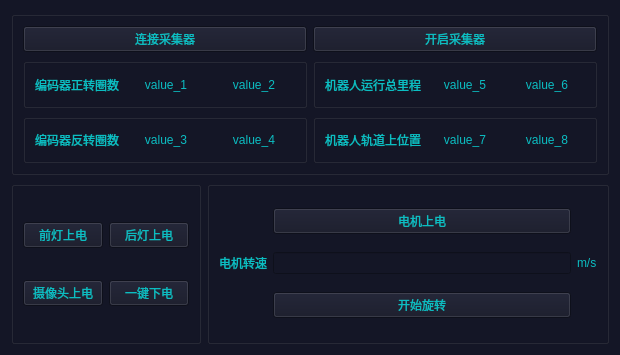
<?xml version="1.0" encoding="UTF-8"?>
<ui version="4.0">
 <class>robot_login</class>
 <widget class="QWidget" name="robot_login">
  <property name="geometry">
   <rect>
    <x>0</x>
    <y>0</y>
    <width>620</width>
    <height>355</height>
   </rect>
  </property>
  <property name="windowTitle">
   <string>机器人登录</string>
  </property>
  <property name="styleSheet">
   <string notr="true">color:#0bbdc2;
background-color:#141626;</string>
  </property>
  <layout class="QGridLayout" name="gridLayout_4">
   <item row="0" column="0" colspan="2">
    <widget class="QGroupBox" name="groupBox">
     <property name="title">
      <string/>
     </property>
     <layout class="QGridLayout" name="gridLayout_8">
      <item row="0" column="0">
       <widget class="QPushButton" name="lianjie_caijiqi">
        <property name="text">
         <string>连接采集器</string>
        </property>
       </widget>
      </item>
      <item row="0" column="1">
       <widget class="QPushButton" name="kaiqi_caijiqi">
        <property name="text">
         <string>开启采集器</string>
        </property>
       </widget>
      </item>
      <item row="1" column="0">
       <widget class="QGroupBox" name="groupBox_4">
        <property name="title">
         <string/>
        </property>
        <layout class="QGridLayout" name="gridLayout">
         <item row="0" column="0">
          <widget class="QLabel" name="label_2">
           <property name="text">
            <string>编码器正转圈数</string>
           </property>
           <property name="alignment">
            <set>Qt::AlignCenter</set>
           </property>
          </widget>
         </item>
         <item row="0" column="1">
          <widget class="QLabel" name="wendu_1">
           <property name="text">
            <string>value_1</string>
           </property>
           <property name="alignment">
            <set>Qt::AlignCenter</set>
           </property>
          </widget>
         </item>
         <item row="0" column="2">
          <widget class="QLabel" name="wendu_2">
           <property name="text">
            <string>value_2</string>
           </property>
           <property name="alignment">
            <set>Qt::AlignCenter</set>
           </property>
          </widget>
         </item>
        </layout>
       </widget>
      </item>
      <item row="1" column="1">
       <widget class="QGroupBox" name="groupBox_5">
        <property name="title">
         <string/>
        </property>
        <layout class="QGridLayout" name="gridLayout_5">
         <item row="0" column="1">
          <widget class="QLabel" name="wendu_5">
           <property name="text">
            <string>value_5</string>
           </property>
           <property name="alignment">
            <set>Qt::AlignCenter</set>
           </property>
          </widget>
         </item>
         <item row="0" column="2">
          <widget class="QLabel" name="wendu_6">
           <property name="text">
            <string>value_6</string>
           </property>
           <property name="alignment">
            <set>Qt::AlignCenter</set>
           </property>
          </widget>
         </item>
         <item row="0" column="0">
          <widget class="QLabel" name="label_4">
           <property name="text">
            <string>机器人运行总里程</string>
           </property>
           <property name="alignment">
            <set>Qt::AlignCenter</set>
           </property>
          </widget>
         </item>
        </layout>
       </widget>
      </item>
      <item row="2" column="0">
       <widget class="QGroupBox" name="groupBox_6">
        <property name="title">
         <string/>
        </property>
        <layout class="QGridLayout" name="gridLayout_6">
         <item row="0" column="0">
          <widget class="QLabel" name="label_3">
           <property name="text">
            <string>编码器反转圈数</string>
           </property>
           <property name="alignment">
            <set>Qt::AlignCenter</set>
           </property>
          </widget>
         </item>
         <item row="0" column="1">
          <widget class="QLabel" name="wendu_3">
           <property name="text">
            <string>value_3</string>
           </property>
           <property name="alignment">
            <set>Qt::AlignCenter</set>
           </property>
          </widget>
         </item>
         <item row="0" column="2">
          <widget class="QLabel" name="wendu_4">
           <property name="text">
            <string>value_4</string>
           </property>
           <property name="alignment">
            <set>Qt::AlignCenter</set>
           </property>
          </widget>
         </item>
        </layout>
       </widget>
      </item>
      <item row="2" column="1">
       <widget class="QGroupBox" name="groupBox_7">
        <property name="title">
         <string/>
        </property>
        <layout class="QGridLayout" name="gridLayout_7">
         <item row="0" column="0">
          <widget class="QLabel" name="label_5">
           <property name="text">
            <string>机器人轨道上位置</string>
           </property>
           <property name="alignment">
            <set>Qt::AlignCenter</set>
           </property>
          </widget>
         </item>
         <item row="0" column="1">
          <widget class="QLabel" name="wendu_7">
           <property name="text">
            <string>value_7</string>
           </property>
           <property name="alignment">
            <set>Qt::AlignCenter</set>
           </property>
          </widget>
         </item>
         <item row="0" column="2">
          <widget class="QLabel" name="wendu_8">
           <property name="text">
            <string>value_8</string>
           </property>
           <property name="alignment">
            <set>Qt::AlignCenter</set>
           </property>
          </widget>
         </item>
        </layout>
       </widget>
      </item>
     </layout>
    </widget>
   </item>
   <item row="1" column="0">
    <widget class="QGroupBox" name="groupBox_2">
     <property name="title">
      <string/>
     </property>
     <layout class="QGridLayout" name="gridLayout_2">
      <item row="1" column="1">
       <widget class="QPushButton" name="kaiqi_caijiqi_6">
        <property name="text">
         <string>一键下电</string>
        </property>
       </widget>
      </item>
      <item row="0" column="1">
       <widget class="QPushButton" name="kaiqi_caijiqi_3">
        <property name="text">
         <string>后灯上电</string>
        </property>
       </widget>
      </item>
      <item row="1" column="0">
       <widget class="QPushButton" name="kaiqi_caijiqi_5">
        <property name="text">
         <string>摄像头上电</string>
        </property>
       </widget>
      </item>
      <item row="0" column="0">
       <widget class="QPushButton" name="kaiqi_caijiqi_2">
        <property name="text">
         <string>前灯上电</string>
        </property>
       </widget>
      </item>
     </layout>
    </widget>
   </item>
   <item row="1" column="1">
    <widget class="QGroupBox" name="groupBox_3">
     <property name="title">
      <string/>
     </property>
     <layout class="QGridLayout" name="gridLayout_3">
      <item row="2" column="1">
       <widget class="QLineEdit" name="lineEdit"/>
      </item>
      <item row="2" column="0">
       <widget class="QLabel" name="label">
        <property name="text">
         <string>电机转速</string>
        </property>
       </widget>
      </item>
      <item row="3" column="1">
       <widget class="QPushButton" name="kaiqi_caijiqi_7">
        <property name="text">
         <string>开始旋转</string>
        </property>
       </widget>
      </item>
      <item row="2" column="2">
       <widget class="QLabel" name="label_6">
        <property name="text">
         <string>m/s</string>
        </property>
       </widget>
      </item>
      <item row="1" column="1">
       <widget class="QPushButton" name="kaiqi_caijiqi_4">
        <property name="text">
         <string>电机上电</string>
        </property>
       </widget>
      </item>
     </layout>
    </widget>
   </item>
  </layout>
 </widget>
 <resources/>
 <connections/>
</ui>
